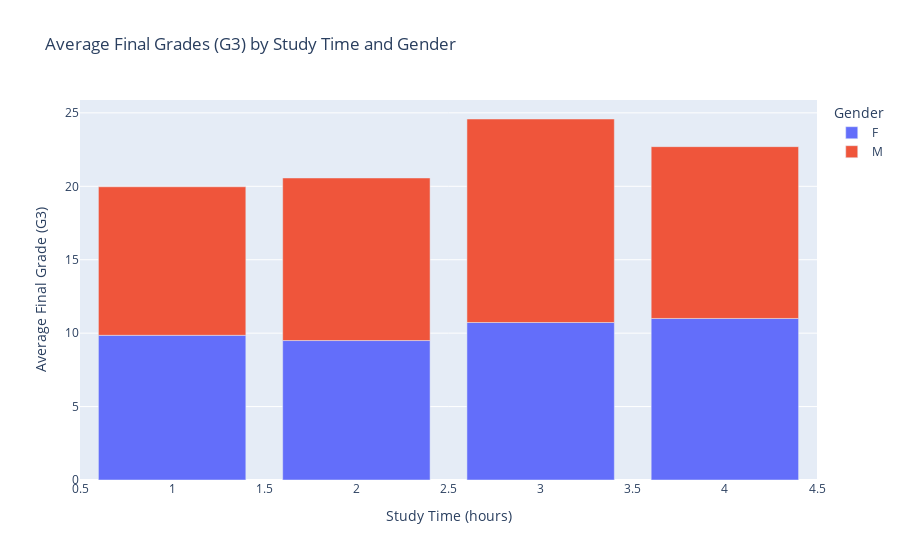

Source (notebook cell):
### Code cell
import pandas as pd
import plotly.express as px

# Calculate the average final grades for each combination of study time and gender
avg_grades = df.groupby(['studytime', 'sex'])['G3'].mean().reset_index()

# Create bar plot for average final grades by study time and gender
fig = px.bar(avg_grades, x='studytime', y='G3', color='sex',
             title='Average Final Grades (G3) by Study Time and Gender',
             labels={'studytime': 'Study Time (hours)', 'G3': 'Average Final Grade (G3)', 'sex': 'Gender'})

# Show the bar plot
fig.show()

### Figure 1 — Plotly figure (JSON) as saved in the notebook; plotly's stock layout.template omitted (floating-point values rounded to 4 significant figures)
{"data": [{"alignmentgroup": "True", "hovertemplate": "Gender=F<br>Study Time (hours)=%{x}<br>Average Final Grade (G3)=%{y}<extra></extra>", "legendgroup": "F", "marker": {"color": "#636efa", "pattern": {"shape": ""}}, "name": "F", "offsetgroup": "F", "orientation": "v", "showlegend": true, "textposition": "auto", "type": "bar", "x": [1, 2, 3, 4], "xaxis": "x", "y": [9.852, 9.496, 10.73, 11], "yaxis": "y"}, {"alignmentgroup": "True", "hovertemplate": "Gender=M<br>Study Time (hours)=%{x}<br>Average Final Grade (G3)=%{y}<extra></extra>", "legendgroup": "M", "marker": {"color": "#EF553B", "pattern": {"shape": ""}}, "name": "M", "offsetgroup": "M", "orientation": "v", "showlegend": true, "textposition": "auto", "type": "bar", "x": [1, 2, 3, 4], "xaxis": "x", "y": [10.12, 11.07, 13.86, 11.7], "yaxis": "y"}], "layout": {"barmode": "relative", "legend": {"title": {"text": "Gender"}, "tracegroupgap": 0}, "title": {"text": "Average Final Grades (G3) by Study Time and Gender"}, "xaxis": {"anchor": "y", "domain": [0, 1], "title": {"text": "Study Time (hours)"}}, "yaxis": {"anchor": "x", "domain": [0, 1], "title": {"text": "Average Final Grade (G3)"}}}}
